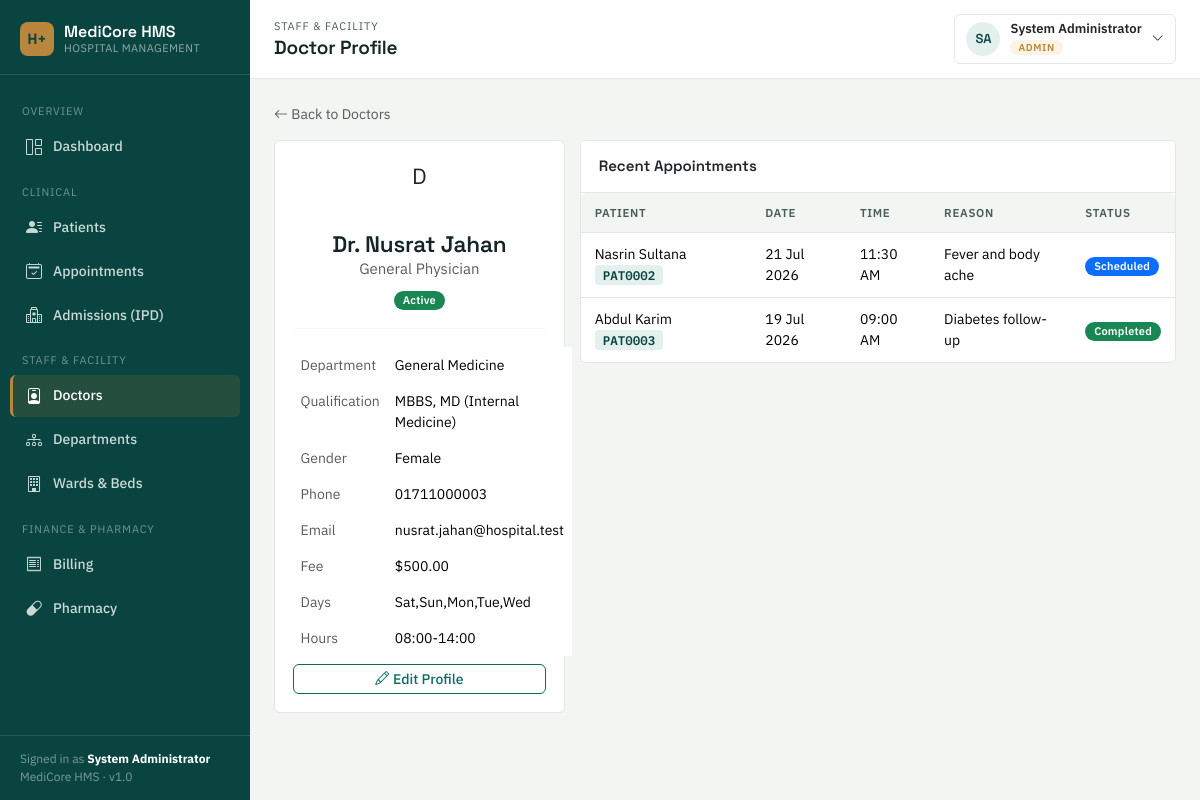
The app's page /doctors/view.php?id=3 (signed in) with its own data.
### tables this page shows
CREATE TABLE doctors (
    id INT AUTO_INCREMENT PRIMARY KEY,
    user_id INT NULL,
    name VARCHAR(100) NOT NULL,
    department_id INT NULL,
    specialization VARCHAR(100),
    qualification VARCHAR(150),
    gender ENUM('Male','Female','Other') DEFAULT 'Other',
    phone VARCHAR(20),
    email VARCHAR(100),
    consultation_fee DECIMAL(10,2) DEFAULT 0,
    available_days VARCHAR(100),
    available_time VARCHAR(100),
    status ENUM('active','inactive') DEFAULT 'active',
    created_at TIMESTAMP DEFAULT CURRENT_TIMESTAMP,
    FOREIGN KEY (department_id) REFERENCES departments(id) ON DELETE SET NULL,
    FOREIGN KEY (user_id) REFERENCES users(id) ON DELETE SET NULL
);

CREATE TABLE departments (
    id INT AUTO_INCREMENT PRIMARY KEY,
    name VARCHAR(100) NOT NULL,
    description TEXT,
    created_at TIMESTAMP DEFAULT CURRENT_TIMESTAMP
);

CREATE TABLE appointments (
    id INT AUTO_INCREMENT PRIMARY KEY,
    patient_id INT NOT NULL,
    doctor_id INT NOT NULL,
    appointment_date DATE NOT NULL,
    appointment_time TIME NOT NULL,
    reason VARCHAR(255),
    status ENUM('scheduled','completed','cancelled') DEFAULT 'scheduled',
    notes TEXT,
    created_at TIMESTAMP DEFAULT CURRENT_TIMESTAMP,
    FOREIGN KEY (patient_id) REFERENCES patients(id) ON DELETE CASCADE,
    FOREIGN KEY (doctor_id) REFERENCES doctors(id) ON DELETE CASCADE
);

CREATE TABLE patients (
    id INT AUTO_INCREMENT PRIMARY KEY,
    patient_code VARCHAR(20) UNIQUE,
    name VARCHAR(100) NOT NULL,
    dob DATE NULL,
    gender ENUM('Male','Female','Other') DEFAULT 'Other',
    blood_group VARCHAR(5),
    phone VARCHAR(20),
    email VARCHAR(100),
    address TEXT,
    emergency_contact_name VARCHAR(100),
    emergency_contact_phone VARCHAR(20),
    medical_history TEXT,
    status ENUM('active','inactive') DEFAULT 'active',
    created_at TIMESTAMP DEFAULT CURRENT_TIMESTAMP
);

### doctors/view.php (the view, shortened to what this page needs)
<?php
require_once '../config/database.php';
require_once '../includes/functions.php';
$id = (int)($_GET['id'] ?? 0);
$stmt = $pdo->prepare("SELECT doc.*, dep.name AS department_name FROM doctors doc LEFT JOIN departments dep ON doc.department_id = dep.id WHERE doc.id = ?");
$stmt->execute([$id]);
$doctor = $stmt->fetch();
$appts = $pdo->prepare("SELECT a.*, p.name AS patient_name, p.patient_code FROM appointments a
                         JOIN patients p ON a.patient_id = p.id
                         WHERE a.doctor_id = ? ORDER BY a.appointment_date DESC, a.appointment_time DESC LIMIT 15");
$appts->execute([$id]);
$appointments = $appts->fetchAll();
require_once '../includes/header.php';
?>
<div class="mb-3"><a href="list.php" class="text-muted" style="font-size:14px;"><i class="bi bi-arrow-left"></i> Back to Doctors</a></div>
<div class="row g-3">
    <div class="col-lg-4">
        <div class="card">
            <div class="card-body text-center">
                <div class="avatar mx-auto mb-2" style="width:64px;height:64px;font-size:22px;"><?= strtoupper(substr($doctor['name'],0,1)) ?></div>
                <h4 class="mb-0"><?= sanitize($doctor['name']) ?></h4>
                <p class="text-muted mb-2"><?= sanitize($doctor['specialization'] ?: 'General') ?></p>
                <?= statusBadge($doctor['status']) ?>
                <hr class="hairline-divider">
                <table class="table table-borderless mb-0" style="font-size:14px;text-align:left;">
                    <tr><td class="text-muted">Department</td><td><?= sanitize($doctor['department_name'] ?: '—') ?></td></tr>
                    <tr><td class="text-muted">Qualification</td><td><?= sanitize($doctor['qualification'] ?: '—') ?></td></tr>
                    <tr><td class="text-muted">Gender</td><td><?= sanitize($doctor['gender']) ?></td></tr>
                    <tr><td class="text-muted">Phone</td><td><?= sanitize($doctor['phone'] ?: '—') ?></td></tr>
                    <tr><td class="text-muted">Email</td><td><?= sanitize($doctor['email'] ?: '—') ?></td></tr>
                    <tr><td class="text-muted">Fee</td><td>$<?= formatMoney($doctor['consultation_fee']) ?></td></tr>
                    <tr><td class="text-muted">Days</td><td><?= sanitize($doctor['available_days'] ?: '—') ?></td></tr>
                    <tr><td class="text-muted">Hours</td><td><?= sanitize($doctor['available_time'] ?: '—') ?></td></tr>
                </table>
                <?php if (hasRole('admin')): ?>
                <a href="form.php?id=<?= $doctor['id'] ?>" class="btn btn-outline-primary btn-sm mt-2 w-100"><i class="bi bi-pencil me-1"></i>Edit Profile</a>
                <?php endif; ?>
            </div>
        </div>
    </div>
    <div class="col-lg-8">
        <div class="card">
            <div class="card-header">Recent Appointments</div>
            <div class="table-wrap" style="border:none;">
                <table class="data-table table table-hover mb-0">
                    <thead><tr><th>Patient</th><th>Date</th><th>Time</th><th>Reason</th><th>Status</th></tr></thead>
                    <tbody>
                    <?php foreach ($appointments as $a): ?>
                        <tr>
                            <td><?= sanitize($a['patient_name']) ?> <span class="patient-code-chip"><?= sanitize($a['patient_code']) ?></span></td>
                            <td><?= formatDate($a['appointment_date']) ?></td>
                            <td><?= date('h:i A', strtotime($a['appointment_time'])) ?></td>
                            <td><?= sanitize($a['reason'] ?: '—') ?></td>
                            <td><?= statusBadge($a['status']) ?></td>
                        </tr>
                    <?php endforeach; ?>
                    </tbody>
                </table>
            </div>
        </div>
    </div>
</div>
<?php require_once '../includes/footer.php'; ?>

### includes/functions.php (shortened to what this page needs)
<?php
function sanitize($data) {
    return htmlspecialchars(trim($data ?? ''), ENT_QUOTES, 'UTF-8');
}
function isLoggedIn() {
    return isset($_SESSION['user_id']);
}
function hasRole($roles) {
    $roles = (array)$roles;
    return in_array($_SESSION['role'], $roles, true);
}
function formatDate($date, $format = 'd M Y') {
    $ts = strtotime($date);
    return $ts ? date($format, $ts) : '—';
}
function formatMoney($amount) {
    return number_format((float)$amount, 2);
}
function statusBadge($status) {
    $map = [
        'active'     => 'success',
        'inactive'   => 'secondary',
        'scheduled'  => 'primary',
        'completed'  => 'success',
        'cancelled'  => 'danger',
        'available'  => 'success',
        'occupied'   => 'danger',
        'maintenance'=> 'warning',
        'admitted'   => 'primary',
        'discharged' => 'success',
        'paid'       => 'success',
        'partial'    => 'warning',
        'unpaid'     => 'danger',
    ];
    $class = $map[$status] ?? 'secondary';
    return '<span class="badge badge-status bg-' . $class . '">' . ucfirst(sanitize($status)) . '</span>';
}

### assets/css/style.css (style rules this page uses)
:root { --ink: #142523; --ink-soft: #4B5D5A; --paper: #F2F5F2; --surface: #FFFFFF; --primary: #0E6B64; --primary-deep: #0A4440; --primary-tint: #E4F0EE; --accent-gold: #B8863C; --accent-gold-tint: #FBF3E3; --danger: #B3261E; --danger-tint: #FBEAE9; --success: #3F7D58; --success-tint: #EAF4EC; --warning: #B8863C; --warning-tint: #FBF3E3; --line: #E1E7E4; --radius: 6px; --shadow-sm: 0 1px 2px rgba(20, 37, 35, 0.06); }
* { box-sizing: border-box; }
html, body { background: var(--paper); color: var(--ink); font-family: 'IBM Plex Sans', -apple-system, BlinkMacSystemFont, sans-serif; font-size: 15px; }
h1, h2, h3, h4, h5, .brand-font { font-family: 'Space Grotesk', 'IBM Plex Sans', sans-serif; color: var(--ink); font-weight: 600; letter-spacing: -0.01em; }
a { color: var(--primary); text-decoration: none; }
.card { background: var(--surface); border: 1px solid var(--line); border-radius: var(--radius); box-shadow: none; }
.card-header { background: var(--surface); border-bottom: 1px solid var(--line); font-family: 'Space Grotesk', sans-serif; font-weight: 600; padding: 14px 18px; }
.card-body { padding: 18px; }
.table-wrap { background: var(--surface); border: 1px solid var(--line); border-radius: var(--radius); overflow: hidden; }
table.data-table { margin-bottom: 0; }
table.data-table thead th { background: var(--paper); font-size: 11.5px; text-transform: uppercase; letter-spacing: 0.06em; color: var(--ink-soft); font-weight: 600; border-bottom: 1px solid var(--line); white-space: nowrap; padding: 11px 14px; }
table.data-table tbody td { padding: 11px 14px; vertical-align: middle; border-bottom: 1px solid var(--line); font-size: 14px; }
table.data-table tbody tr:last-child td { border-bottom: none; }
.badge-status { font-weight: 600; font-size: 11px; letter-spacing: 0.02em; padding: 4px 9px; border-radius: 20px; }
.btn { border-radius: var(--radius); font-weight: 500; font-size: 14px; }
.btn-outline-primary { color: var(--primary); border-color: var(--primary); }
.hairline-divider { border: none; border-top: 1px solid var(--line); margin: 18px 0; }
.patient-code-chip, .bill-no-chip { font-family: 'IBM Plex Mono', monospace; font-weight: 600; font-size: 12.5px; background: var(--primary-tint); color: var(--primary-deep); padding: 2px 8px; border-radius: 4px; }

### records on screen
doctors: name "D", name "Dr. Nusrat Jahan", specialization "General Physician", status "Active", department.name "General Medicine", qualification "MBBS, MD (Internal Medicine)", gender "Female", phone "01711000003", email "nusrat.jahan@hospital.test", consultation_fee "500.00", available_days "Sat,Sun,Mon,Tue,Wed", available_time "08:00-14:00"
appointments: patient.name "Nasrin Sultana", patient.patient_code "PAT0002", appointment_date "21 Jul 2026", appointment_time "11:30 AM", reason "Fever and body ache", status "Scheduled"
appointments: patient.name "Abdul Karim", patient.patient_code "PAT0003", appointment_date "19 Jul 2026", appointment_time "09:00 AM", reason "Diabetes follow-up", status "Completed"

### other values on screen
$__u['full_name'] "System Administrator"
$pageEyebrow "STAFF & FACILITY"
$pageTitle "Doctor Profile"
$__initials "SA"
$__u['role'] "ADMIN"
